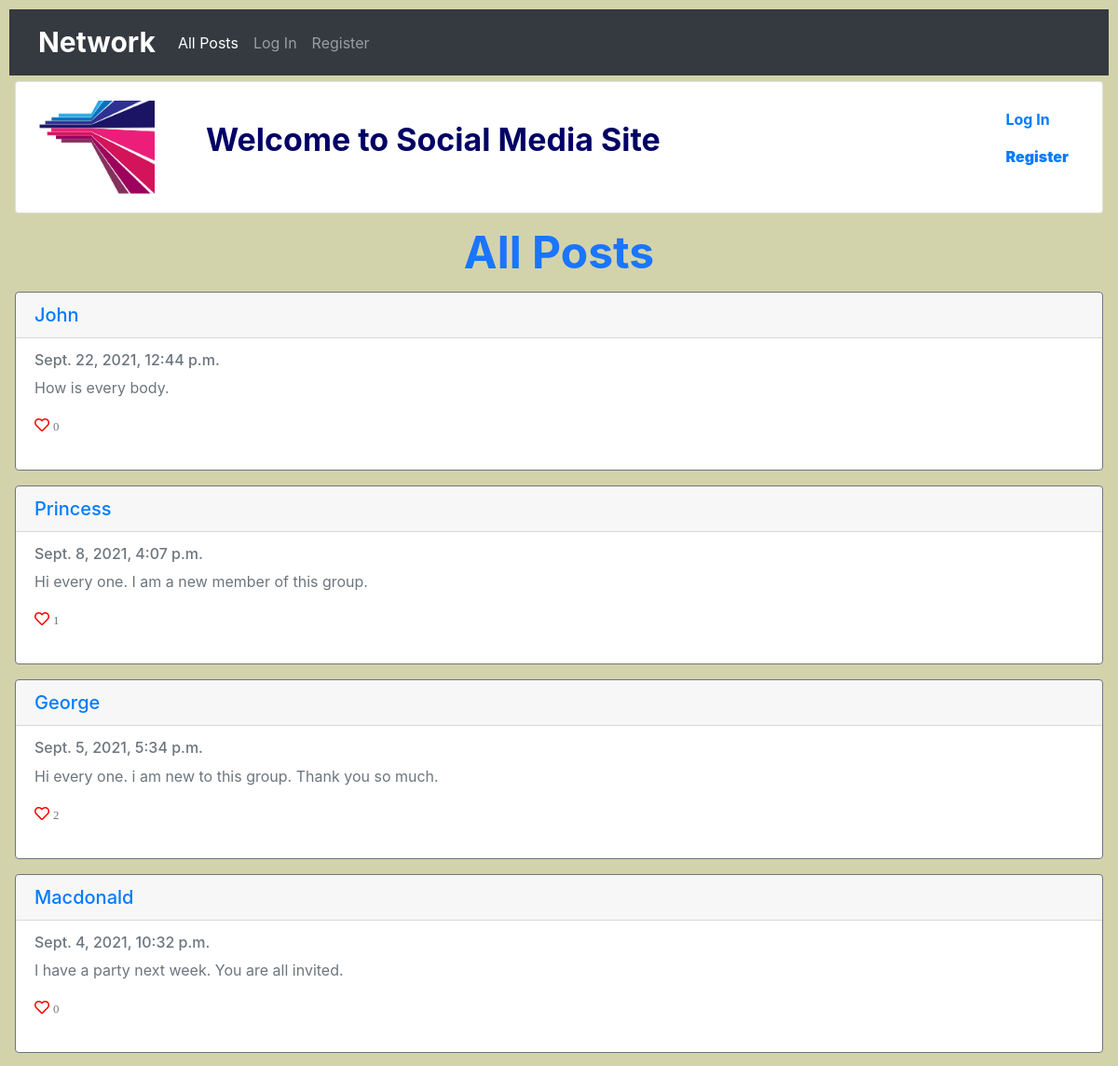
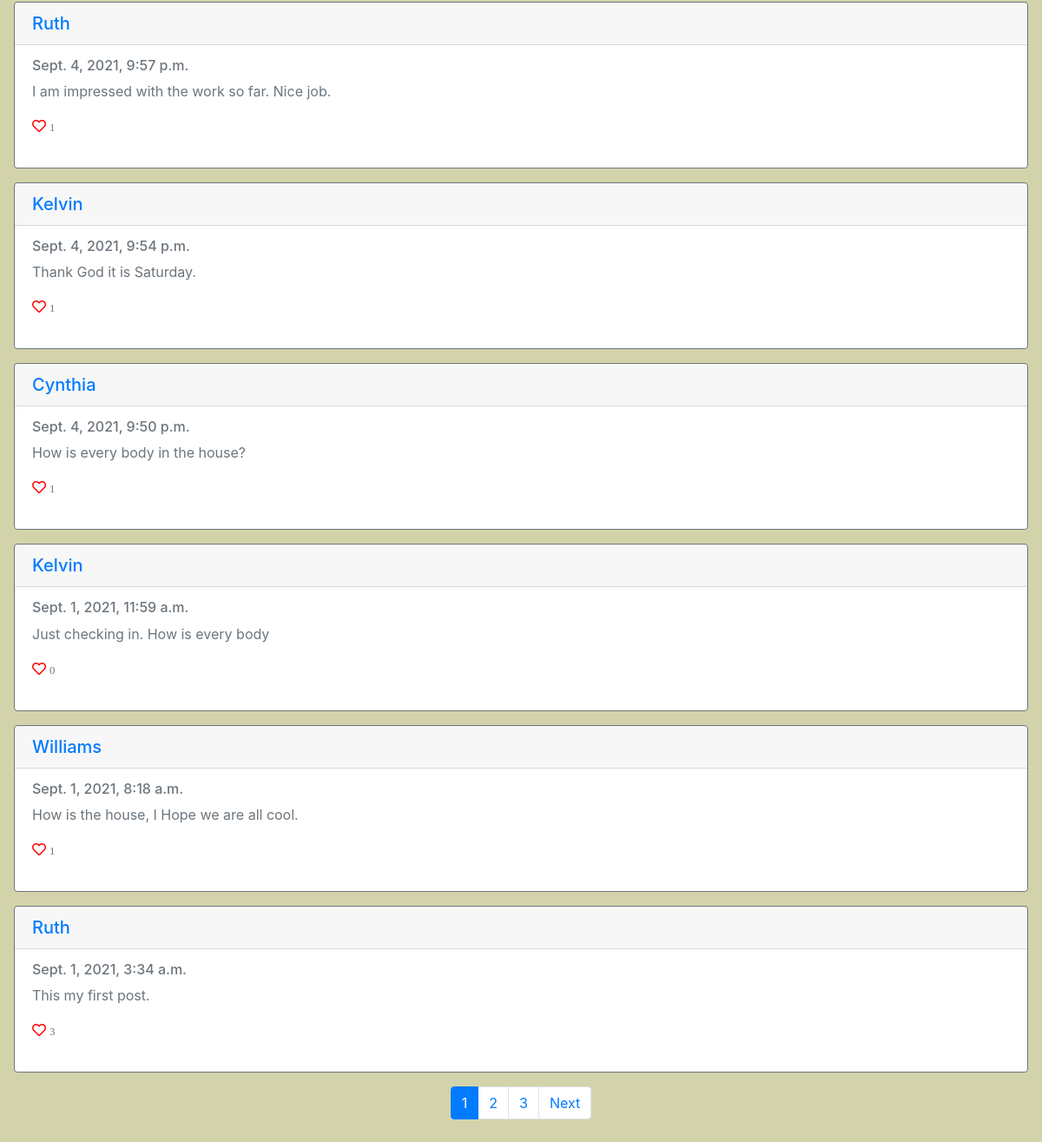
The page / on the database its author committed (2 pictures, top to bottom).
### network/models.py (models this page shows, shortened)
class Picture(models.Model):
    user = models.ForeignKey(User, on_delete=models.CASCADE, related_name='imageprofile')
    image = models.ImageField(upload_to='images', null=True)

class Post(models.Model):
    user = models.ForeignKey(User, on_delete=models.CASCADE)
    text = models.CharField(max_length=300, default=None)
    date = models.DateTimeField(default=datetime.datetime.now)

class User(AbstractUser):
    pass

### network/views.py (the view, shortened to what this page needs)
# urls.py: path("", views.index, name="index"),
def index(request):
    user = request.user
    if not request.user.is_authenticated:
        picture = Picture.objects.get(id=12)
    if request.user.is_authenticated:
        user = request.session["_auth_user_id"]
        likes = Like.objects.filter(post=OuterRef("id"), user_id=user)
        posts = Post.objects.filter().order_by("-date").annotate(current_like=Count(likes.values("id")))
    else:
        posts = Post.objects.order_by("-date").all()
    paginator = Paginator(posts, max_posts)
    page_no = request.GET.get("page")
    post_items = paginator.get_page(page_no)
    return render(request, "network/index.html", {
        "posts": post_items,
        "picture": picture,
        "form": NewPost(),
        "edit_post": EditPost()
    })

### network/templates/network/index.html (shortened to what this page needs)
{% extends "network/layout.html" %}
{% block body %}
    {% include "network/profile_picture.html" %}
<center><strong class="all_posts">All Posts</strong></center>
<div id="posts">
    {% for post in posts %}
	<div class="card border-secondary mb-3 post-object{{post.id}}">
        <h5 class="card-header"><a href="{% url 'profile' post.user.username %}">{{post.user.username|capfirst}}</a>
		</h5>
        <div class="card-body text-secondary">
            <h6 class="card-subtitle mb-2 text-muted">{{post.date}}</h6>
            <p class="card-text" id="tweet{{post.id}}"> {{ post.text }}</p>
            {%if post.user_id == user.id %}
				<form id="deletePost" data-post='{{post.id}}' action="{% url 'delete_post' post=post.id %}">
                    {% csrf_token %}
                    <button class="btn btn-outline-dark" type="submit" onClick="window.location.reload();" >Delete</button>
                </form>
		    {% else %}
			    <p class="card-text">
                    <div data-id="{{post.id}}"
                        class="card-link {% if post.current_like > 0 %} fas {%else%} far {% endif %} fa-heart">&nbsp<small
                            class="text-muted">{{post.like_set.count}}</small>
                    </div>
                </p>
            {% endif %}
        </div>
    </div>
    {% empty %}
    <h2 class="update_info">No posts</h2>
    {% endfor %}
</div>
{% endblock %}

### network/templates/network/layout.html (shortened to what this page needs)
{% load static %}
<!DOCTYPE html>
<html lang="en">
<head>
    <link rel="stylesheet" href="https://stackpath.bootstrapcdn.com/bootstrap/4.5.0/css/bootstrap.min.css"
>
    <link href="https://use.fontawesome.com/releases/v5.13.0/css/all.css" rel="stylesheet">
    <link href="{% static 'network/styles.css' %}" rel="stylesheet">
</head>
<body>
    <nav class="navbar navbar-expand-lg navbar-dark bg-dark">
        <div class="container-fluid">
            <a class="navbar-brand" href="{% url 'index' %}"><b style="font-size:30px;">Network</b></a>
            <div class="collapse navbar-collapse" id="navbarNavDropdown">
	            {% with request.resolver_match.url_name as url_name %}
                    <ul class="navbar-nav">
		                <li class="nav-item {% if url_name == 'index' %}active{% endif %}">
                            <a class="nav-link" href="{% url 'index' %}">All Posts</a>
                        </li>
		                {% if user.is_authenticated %}
                            <li class="nav-item {% if url_name == 'following' %}active{% endif %}">
                                <a class="nav-link" href="{% url 'following' %}">Following</a>
                            </li>
			                <li class="nav-item {% if url_name == 'logout' %}active{% endif %}">
                                <a class="nav-link" href="{% url 'logout' %}">Log Out</a>
                            </li>
		                {% else %}
                            <li class="nav-item {% if url_name == 'login' %}active{% endif %}">
                                <a class="nav-link" href="{% url 'login' %}">Log In</a>
                            </li>
                            <li class="nav-item {% if url_name == 'register' %}active{% endif %}">
                                <a class="nav-link" href="{% url 'register' %}">Register</a>
                            </li>
                        {% endif %}
                    </ul>
	            {% endwith %}
            </div>
        </div>
    </nav>
    <div class="body">
        {% block body %}
        {% endblock %}
        <ul class="pagination justify-content-center">
            {%if posts.paginator.num_pages > 1 %}
            {% for num in posts.paginator.page_range %}
            {% if posts.number == num %}
            <li class="page-item active">
                <a class="page-link">{{ num }}</a>
            </li>
            {% elif num > posts.number|add:'-3' and num < posts.number|add:'3' %}
            <li class="page-item">
                <a class="page-link" href="?page={{ num }}">{{ num }}</a>
            </li>
            {% endif %}
            {% endfor %}
            {% endif %}
            {% if posts.has_next %}
            <li class="page-item">
                <a class="page-link" href="?page={{ posts.next_page_number }}">
                    Next
                </a>
            </li>
            {% endif %}
        </ul>
    </div>
</body>
</html>

### network/templates/network/profile_picture.html
{% if user.is_authenticated %}
    {% if request.user.first_name == "" %}
    <div class="card">
        <div class="card-body">
            <img class="img-fluid" src="{{picture.image.url}}" alt="Profile Picture" style="max-height:100px">
		    <strong id="no_profilename">You have not updated your name or profile image</strong>
		    <object align="right" class="profile_info">
		        <span class="btn-total-follow"><strong>Email Address: {{user.email}}</strong> </span>
		    </object>
        </div>
    </div>
    {% else %}
	<div class="card">
        <div class="card-body">
            <a href="{% url 'profile' user.username %}" class="card-link btn btn-outline-network">
                <img class="img-fluid" src="{{picture.image.url}}" alt="Profile Picture" style="max-height:100px">
		        <strong id="profile_name">{{user.first_name|capfirst}} {{user.last_name|capfirst}}</strong>
			</a>
		    <object align="right" class="profile_info">
		        <span class="btn-total-follow"><strong>Email Address: {{user.email}}</strong> </span>
		    </object>
        </div>
    </div>
    {% endif%}
{% else %}
	<div class="card">
        <div class="card-body">
            <img class="img-fluid" src="{{picture.image.url}}" alt="Profile Picture" style="max-height:100px">
		    <strong id="no_profilename">Welcome to Social Media Site</strong>
		    <object align="right" class="profile_info">
		        <span>
				    <strong><a class="nav-link" href="{% url 'login' %}">Log In</a><strong>
				    <strong><a class="nav-link" href="{% url 'register' %}">Register</a></strong>
				</span>
		    </object>
        </div>
    </div>
{% endif%}

### network/static/network/styles.css (style rules this page uses)
body { padding: 10px; background-color: #d3d3ab; }
.fa-heart { color: red !important; cursor: pointer; }
.all_posts, #profile_name { font-size:48px; }
#no_profilename { font-size:34px; }
.all_posts, .profile_info, .title, .update_info { color:#1a75ff; }
#profile_name, #no_profilename { color:#000066; padding:50px; }
@media only screen and (min-width: 600px) { .card { width:auto; margin:6px; } }

### rows shown on the page
Picture: image (placeholder picture)
Post: user.username "John", date "Sept. 22, 2021, 12:44 p.m.", text "How is every body.", like_set.count "0"
Post: user.username "Princess", date "Sept. 8, 2021, 4:07 p.m.", text "Hi every one. I am a new member of this group.", like_set.count "1"
Post: user.username "George", date "Sept. 5, 2021, 5:34 p.m.", text "Hi every one. i am new to this group. Thank you so much.", like_set.count "2"
Post: user.username "Macdonald", date "Sept. 4, 2021, 10:32 p.m.", text "I have a party next week. You are all invited.", like_set.count "0"
Post: user.username "Ruth", date "Sept. 4, 2021, 9:57 p.m.", text "I am impressed with the work so far. Nice job.", like_set.count "1"
Post: user.username "Kelvin", date "Sept. 4, 2021, 9:54 p.m.", text "Thank God it is Saturday.", like_set.count "1"
Post: user.username "Cynthia", date "Sept. 4, 2021, 9:50 p.m.", text "How is every body in the house?", like_set.count "1"
Post: user.username "Kelvin", date "Sept. 1, 2021, 11:59 a.m.", text "Just checking in. How is every body", like_set.count "0"
Post: user.username "Williams", date "Sept. 1, 2021, 8:18 a.m.", text "How is the house, I Hope we are all cool.", like_set.count "1"
Post: user.username "Ruth", date "Sept. 1, 2021, 3:34 a.m.", text "This my first post.", like_set.count "3"

### other values the page prints
{{ num }} "1"
{{ num }} "2" "3"
